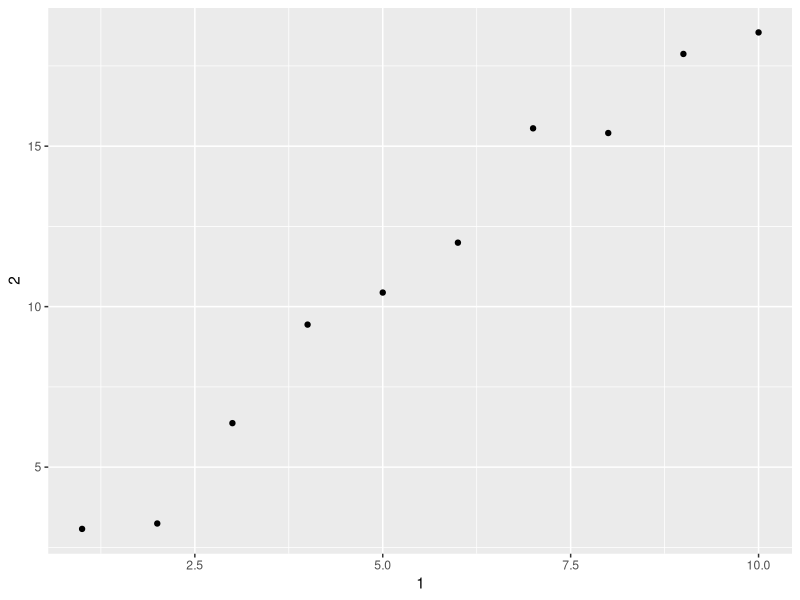
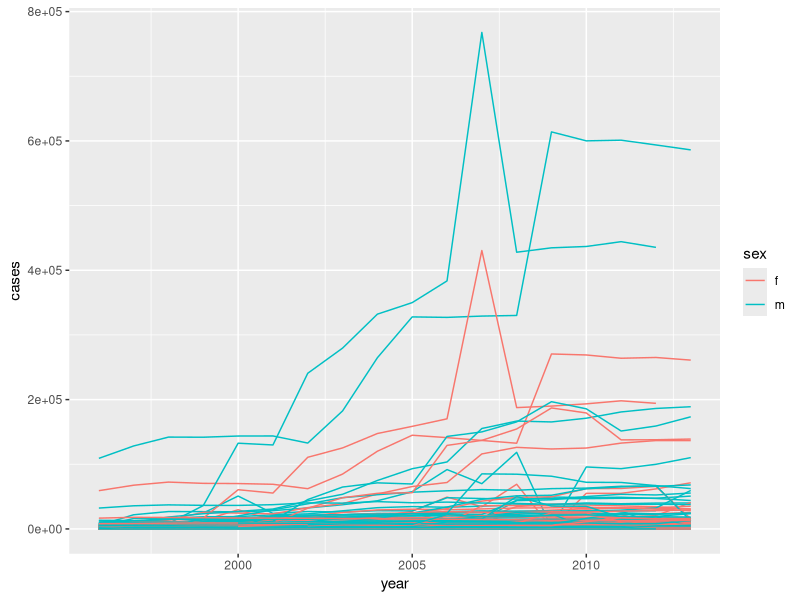

The R source for these figures, in order:
## ---- chunk 1
knitr::opts_chunk$set(echo = TRUE)
library(tidyverse)
library(ggplot2)
## ---- chunk 2
mtcars
class(mtcars)
class(as_tibble(mtcars))
## ---- chunk 3
df <- data.frame(abc = 1, xyz = "a")
df$x
## ---- chunk 4
df[, "xyz"]
## ---- chunk 5
df[, c("abc", "xyz")]
## ---- chunk 6
tbl <- as_tibble(df)
tbl$x
## ---- chunk 7
tbl[, "xyz"]
## ---- chunk 8
tbl[, c("abc", "xyz")]
## ---- chunk 9
annoying <- tibble(`1` = 1:10, `2` = `1` * 2 + rnorm(length(`1`)))
## ---- chunk 10
annoying[["1"]]
## ---- chunk 11
ggplot(annoying, aes(x = `1`, y = `2`)) +
  geom_point()
## ---- chunk 12
annoying[["3"]] <- annoying[["2"]] / annoying[["1"]]
## ---- chunk 13
annoying <- rename(annoying, one = `1`, two = `2`, three = `3`)
## ---- chunk 14
enframe(c(a = 5, b = 7))
## ---- chunk 15
who1 <- who %>%
  gather(new_sp_m014:newrel_f65, key="key", value = "cases", na.rm=TRUE)

who2 <- who1 %>%
  mutate(key=stringr::str_replace(key,"newrel", "new_rel"))

who3 <- who2 %>%
  separate(key,c("new", "type", "sexage"), sep= "_")

who3 %>% 
  count(new)

who4 <- who3 %>%
  select(-new,-iso2, -iso3)

who5 <- who4 %>%
  separate(sexage, c("sex", "age"), sep = 1)
## ---- chunk 16
who3a <- who1 %>%
  separate(key, c("new", "type", "sexage"), sep = "_")
  
filter(who3a, new == "newrel") %>% head()
## ---- chunk 17
select(who3, country, iso2, iso3) %>%
  distinct() %>%
  group_by(country) %>%
  filter(n() > 1)
## ---- chunk 18
who5 %>%
  group_by(country, year, sex) %>%
  filter(year > 1995) %>%
  summarise(cases = sum(cases)) %>%
  unite(country_sex, country, sex, remove = FALSE) %>%
  ggplot(aes(x = year, y = cases, group = country_sex, colour = sex)) +
  geom_line()
